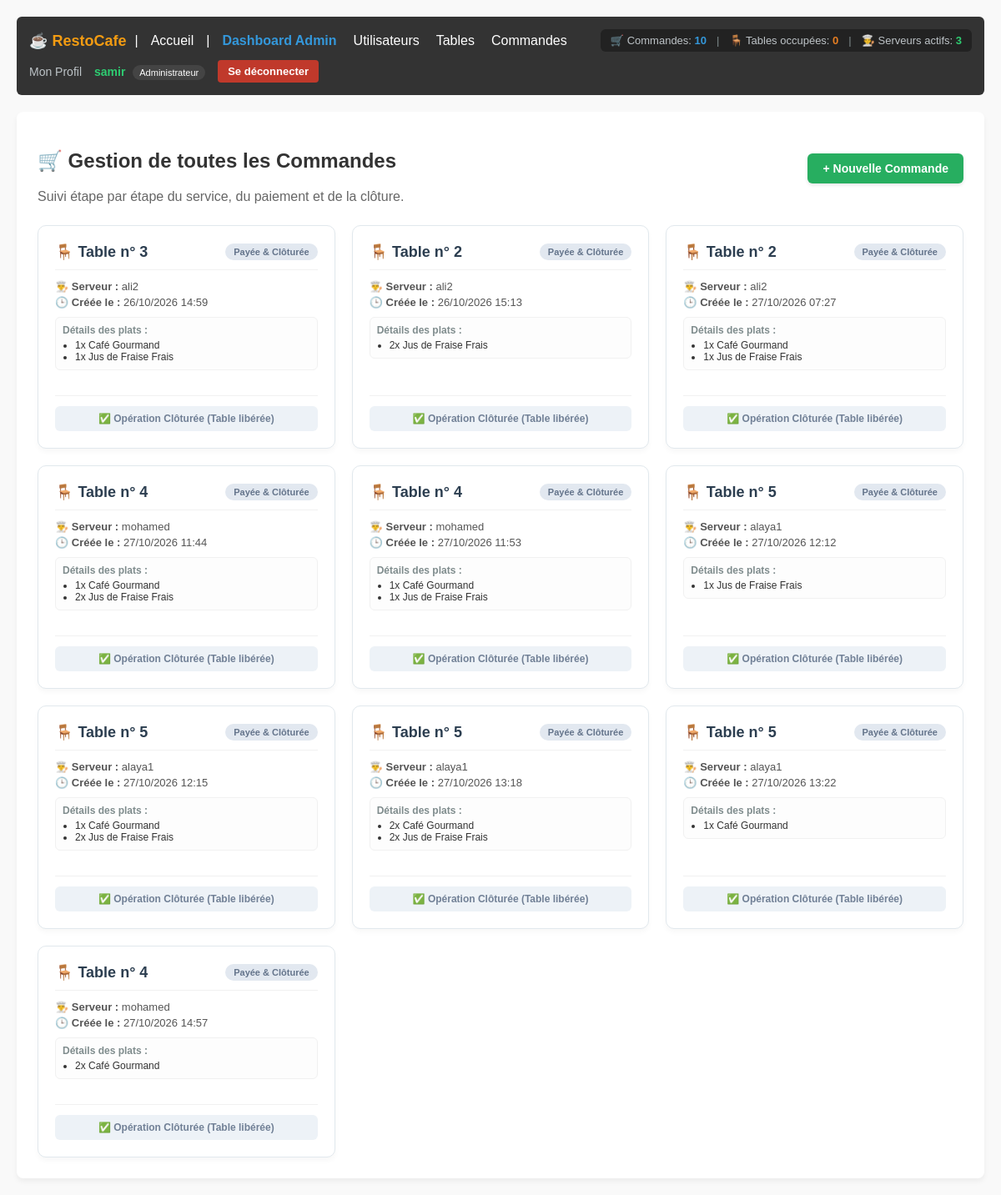
Page /commandes/ (signed in) on the committed database.
### accounts/models.py (models this page shows, shortened)
class User(AbstractUser):
  ROLE_CHOICES = (
      ('admin', 'Administrateur'),
      ('serveur', 'Serveur'),
      ('cuisine', 'Cuisinier'),
  )
  role = models.CharField(
      max_length=20, choices=ROLE_CHOICES, default='serveur'
  )
  tel = models.CharField(max_length=20, blank=True, null=True)
  photo = models.ImageField(upload_to='profils/', blank=True, null=True)

### commandes/models.py (models this page shows, shortened)
class Commande(models.Model):
    STATUT_CHOICES = (
        ('en_attente', 'En attente (Confirmée par serveur)'),
        ('en_preparation', 'En préparation (Cuisine)'),
        ('prete', 'Prête à servir'),
        ('servie', 'Servie à la table'),
        ('annulee', 'Annulée'),
        ('payee', 'Payée & Clôturée'),
    )
    table = models.ForeignKey(
        Table, on_delete=models.CASCADE, related_name='commandes'
    )
    serveur = models.ForeignKey(
        settings.AUTH_USER_MODEL,
        on_delete=models.SET_NULL,
        null=True,
        blank=True,
        related_name='commandes_gerees',
    )
    statut = models.CharField(
        max_length=20, choices=STATUT_CHOICES, default='en_attente'
    )
    date_creation = models.DateTimeField(auto_now_add=True)

class LigneCommande(models.Model):
    commande = models.ForeignKey(
        Commande, on_delete=models.CASCADE, related_name='lignes'
    )
    plat = models.ForeignKey(Plat, on_delete=models.CASCADE)
    quantite = models.PositiveIntegerField(default=1)

### tables/models.py (models this page shows, shortened)
class Table(models.Model):
  numero = models.IntegerField(unique=True)
  serveur = models.ForeignKey(
      settings.AUTH_USER_MODEL,
      on_delete=models.SET_NULL,
      null=True,
      blank=True,
      limit_choices_to={'role': 'serveur'},
      related_name='tables',
  )
  token_qr = models.UUIDField(default=uuid.uuid4, editable=False, unique=True)
  is_active = models.BooleanField(default=True)

### menu/models.py (models this page shows, shortened)
class Plat(models.Model):
    categorie = models.ForeignKey(
        Categorie, on_delete=models.CASCADE, related_name='plats'
    )
    nom = models.CharField(max_length=150)
    description = models.TextField(blank=True, null=True)
    prix = models.DecimalField(max_digits=6, decimal_places=2)
    disponible_du_jour = models.BooleanField(default=True)
    is_active = models.BooleanField(default=True)
    image = models.ImageField(upload_to='plats/', blank=True, null=True)

### commandes/views.py (the view)
# urls.py: path('', CommandeListView.as_view(), name='commande_list'),
@method_decorator(login_required, name='dispatch')
class CommandeListView(ListView):
    model = Commande
    template_name = 'commandes/commande_list.html'
    context_object_name = 'commandes'
    ordering = ['-date_creation']
    def get_queryset(self):
        user = self.request.user
        if user.is_superuser or getattr(user, 'role', '') == 'admin':
            return Commande.objects.all()
        elif getattr(user, 'role', '') == 'serveur':
            return Commande.objects.filter(
                Q(serveur=user) | Q(table__serveur=user)
            ).distinct()
        elif getattr(user, 'role', '') == 'cuisine':
            return Commande.objects.filter(statut__in=['en_attente', 'en_preparation', 'prete'])
        return Commande.objects.none()

### accounts/context_processors.py (called while the page is built)
def restaurant_stats(request):
    if not request.user.is_authenticated:
        return {}
    total_commandes = Commande.objects.count()
    tables_occupees = Table.objects.filter(
        commandes__statut__in=['en_attente', 'en_preparation', 'prete']
    ).distinct().count()
    serveurs_actifs = User.objects.filter(
        role='serveur',
        commandes_gerees__isnull=False
    ).distinct().count()
    serveurs_stats = User.objects.filter(role='serveur').prefetch_related('commandes_gerees')
    return {
        'stat_commandes': total_commandes,
        'stat_tables_occupees': tables_occupees,
        'stat_serveurs': serveurs_actifs,
        'serveurs_stats': serveurs_stats,
    }

### commandes/templates/commandes/commande_list.html (shortened to what this page needs)
{% extends 'base.html' %}
{% block content %}
    <div style="display: flex; justify-content: space-between; align-items: center; margin-bottom: 25px; flex-wrap: wrap; gap: 15px;">
        <div>
            <h2>🛒
                {% if user.role == 'serveur' %}
                    Mes Commandes ({{ user.username }})
                {% else %}
                    Gestion de toutes les Commandes
                {% endif %}
            </h2>
            <p style="color: #666; margin: 0;">Suivi étape par étape du service, du paiement et de la clôture.</p>
        </div>
        {% if user.role == 'serveur' or user.role == 'admin' or user.is_superuser %}
            <a href="{% url 'commandes:commande_add' %}" style="padding: 10px 18px; background: #27ae60; color: white; text-decoration: none; border-radius: 6px; font-weight: bold; font-size: 14px; box-shadow: 0 2px 4px rgba(0,0,0,0.1);">
                + Nouvelle Commande
            </a>
        {% endif %}
    </div>
    <div style="display: grid; grid-template-columns: repeat(auto-fit, minmax(320px, 1fr)); gap: 20px;">
        {% for cmd in commandes %}
            <div style="background: #ffffff; border: 1px solid #e1e8ed; border-radius: 10px; padding: 20px; box-shadow: 0 4px 6px rgba(0,0,0,0.03); display: flex; flex-direction: column; justify-content: space-between;">
                <div>
                    <div style="display: flex; justify-content: space-between; align-items: center; margin-bottom: 12px; border-bottom: 1px solid #f1f1f1; padding-bottom: 10px;">
                        <span style="font-size: 18px; font-weight: bold; color: #2c3e50;">
                            🪑 Table n° {{ cmd.table.numero }}
                        </span>
                        <span style="padding: 4px 10px; border-radius: 12px; font-size: 11px; font-weight: bold;
                            {% if cmd.statut == 'payee' %} background: #e2e8f0; color: #64748b;
                            {% elif cmd.statut == 'servie' %} background: #fef9e7; color: #b7950b;
                            {% elif cmd.statut == 'prete' %} background: #d4efdf; color: #27ae60;
                            {% elif cmd.statut == 'en_preparation' %} background: #fcf3cf; color: #d68910;
                            {% elif cmd.statut == 'annulee' %} background: #fadbd8; color: #c0392b;
                            {% else %} background: #ebf5fb; color: #2980b9; {% endif %}">
                            {{ cmd.get_statut_display }}
                        </span>
                    </div>
                    <div style="margin-bottom: 15px; font-size: 13px; color: #555;">
                        <p style="margin: 4px 0;"><strong>👨‍🍳 Serveur :</strong> {{ cmd.serveur.username|default:"Non assigné" }}</p>
                        <p style="margin: 4px 0;"><strong>🕒 Créée le :</strong> {{ cmd.date_creation|date:"d/m/Y H:i" }}</p>
                        {% if cmd.lignes.all %}
                            <div style="margin-top: 10px; background: #fdfdfd; border: 1px solid #f1f1f1; padding: 8px; border-radius: 6px;">
                                <strong style="font-size: 12px; color: #7f8c8d; display: block; margin-bottom: 4px;">Détails des plats :</strong>
                                <ul style="margin: 0; padding-left: 15px; font-size: 12px; color: #333;">
                                    {% for ligne in cmd.lignes.all %}
                                        <li>{{ ligne.quantite }}x {{ ligne.plat.nom }}</li>
                                    {% endfor %}
                                </ul>
                            </div>
                        {% endif %}
                    </div>
                </div>
                <div style="margin-top: 15px; border-top: 1px solid #f1f1f1; padding-top: 12px;">
                    {% if cmd.statut == 'en_attente' %}
                        <div style="text-align: center; color: #2980b9; font-size: 12px; font-weight: bold; padding: 6px; background: #ebf5fb; border-radius: 6px;">
                            ⏳ Confirmée par le serveur — En attente de la cuisine
                        </div>
                    {% elif cmd.statut == 'en_preparation' %}
                        <div style="text-align: center; color: #d68910; font-size: 12px; font-weight: bold; padding: 6px; background: #fcf3cf; border-radius: 6px;">
                            🍳 En cours de préparation en cuisine...
                        </div>
                    {% elif cmd.statut == 'payee' %}
                        <div style="text-align: center; color: #718096; font-size: 12px; font-weight: bold; padding: 8px; background: #edf2f7; border-radius: 6px;">
                            ✅ Opération Clôturée (Table libérée)
                        </div>
                    {% elif cmd.statut == 'annulee' %}
                        <div style="text-align: center; color: #c0392b; font-size: 12px; font-weight: bold; padding: 8px; background: #fadbd8; border-radius: 6px;">
                            ❌ Commande Annulée
                        </div>
                    {% endif %}
                </div>
            </div>
        {% empty %}
            <p style="grid-column: 1 / -1; color: #7f8c8d; text-align: center; padding: 40px; background: #fff; border-radius: 8px; border: 1px solid #e1e8ed;">
                Aucune commande enregistrée pour le moment.
            </p>
        {% endfor %}
    </div>
{% endblock %}

### templates/navbar.html (shortened to what this page needs)
<nav style="background: #333; color: #fff; padding: 15px; margin-bottom: 20px; border-radius: 6px; display: flex; justify-content: space-between; align-items: center; flex-wrap: wrap; gap: 10px;">
    <div style="display: flex; align-items: center; gap: 10px; flex-wrap: wrap;">
        <strong style="font-size: 18px; color: #f39c12;">☕ RestoCafe</strong> |
        <a href="{% url 'accounts:home' %}" style="color: #fff; text-decoration: none; margin: 0 5px;">Accueil</a>
        {% if user.is_authenticated %}
            |
            {% if user.role == 'admin' or user.is_superuser %}
                <a href="{% url 'accounts:admin_dashboard' %}" style="color: #3498db; text-decoration: none; margin: 0 5px; font-weight: bold;">Dashboard Admin</a>
                <a href="{% url 'accounts:user_list' %}" style="color: #fff; text-decoration: none; margin: 0 5px;">Utilisateurs</a>
                <a href="{% url 'tables:table_list' %}" style="color: #fff; text-decoration: none; margin: 0 5px;">Tables</a>
                <a href="{% url 'commandes:commande_list' %}" style="color: #fff; text-decoration: none; margin: 0 5px;">Commandes</a>
            {% elif user.role == 'cuisine' %}
                <a href="{% url 'commandes:cuisine_dashboard' %}" style="color: #f39c12; text-decoration: none; margin: 0 5px; font-weight: bold;">Dashboard Cuisine</a>
            {% endif %}
        {% endif %}
    </div>
    {% if user.is_authenticated %}
        <div style="display: flex; align-items: center; gap: 12px; background: #222; padding: 6px 12px; border-radius: 6px; font-size: 13px;">
            <span style="color: #bdc3c7;" title="Commandes totales">
                🛒 Commandes: <strong style="color: #3498db;">{{ stat_commandes|default:0 }}</strong>
            </span>
            <span style="color: #7f8c8d;">|</span>
            <span style="color: #bdc3c7;" title="Tables occupées">
                🪑 Tables occupées: <strong style="color: #e67e22;">{{ stat_tables_occupees|default:0 }}</strong>
            </span>
            <span style="color: #7f8c8d;">|</span>
            <span style="color: #bdc3c7;" title="Serveurs actifs">
                👨‍🍳 Serveurs actifs: <strong style="color: #2ecc71;">{{ stat_serveurs|default:0 }}</strong>
            </span>
        </div>
    {% endif %}
    <div style="display: flex; align-items: center; gap: 15px;">
        {% if user.is_authenticated %}
            <a href="{% url 'accounts:profile' %}" style="color: #bdc3c7; text-decoration: none; font-size: 14px;">Mon Profil</a>
            <span style="color: #2ecc71; font-size: 14px;">
                <strong>{{ user.username }}</strong>
                <span style="background: #444; color: #fff; padding: 3px 8px; border-radius: 10px; font-size: 11px; margin-left: 5px;">{{ user.get_role_display|default:user.role }}</span>
            </span>
            <form action="{% url 'accounts:logout' %}" method="post" style="display: inline; margin: 0;">
                <button type="submit" style="background: #c0392b; color: white; border: none; padding: 6px 12px; border-radius: 4px; cursor: pointer; font-size: 13px; font-weight: bold;">Se déconnecter</button>
            </form>
        {% else %}
            <span style="color: #e74c3c; font-size: 14px;">Non connecté</span>
            <a href="{% url 'accounts:login' %}" style="color: #fff; text-decoration: none; padding: 6px 12px; background: #2980b9; border-radius: 4px; font-size: 13px; font-weight: bold;">Connexion</a>
        {% endif %}
    </div>
</nav>

### templates/base.html (style rules this page uses)
body { font-family: Arial, sans-serif; margin: 0; padding: 20px; background-color: #f9f9f9; color: #333; }

### rows in the picture
User: username "samir", role "Administrateur"
Commande: table.numero "3", statut "Payée & Clôturée", serveur.username "ali2", date_creation "26/10/2026 14:59", shows "✅ Opération Clôturée (Table libérée)"
LigneCommande: quantite "1", plat.nom "Café Gourmand"
LigneCommande: quantite "1", plat.nom "Jus de Fraise Frais"
Commande: table.numero "2", statut "Payée & Clôturée", serveur.username "ali2", date_creation "26/10/2026 15:13", shows "✅ Opération Clôturée (Table libérée)"
LigneCommande: quantite "2", plat.nom "Jus de Fraise Frais"
Commande: table.numero "2", statut "Payée & Clôturée", serveur.username "ali2", date_creation "27/10/2026 07:27", shows "✅ Opération Clôturée (Table libérée)"
LigneCommande: quantite "1", plat.nom "Café Gourmand"
LigneCommande: quantite "1", plat.nom "Jus de Fraise Frais"
Commande: table.numero "4", statut "Payée & Clôturée", serveur.username "mohamed", date_creation "27/10/2026 11:44", shows "✅ Opération Clôturée (Table libérée)"
LigneCommande: quantite "1", plat.nom "Café Gourmand"
LigneCommande: quantite "2", plat.nom "Jus de Fraise Frais"
Commande: table.numero "4", statut "Payée & Clôturée", serveur.username "mohamed", date_creation "27/10/2026 11:53", shows "✅ Opération Clôturée (Table libérée)"
LigneCommande: quantite "1", plat.nom "Café Gourmand"
LigneCommande: quantite "1", plat.nom "Jus de Fraise Frais"
Commande: table.numero "5", statut "Payée & Clôturée", serveur.username "alaya1", date_creation "27/10/2026 12:12", shows "✅ Opération Clôturée (Table libérée)"
LigneCommande: quantite "1", plat.nom "Jus de Fraise Frais"
Commande: table.numero "5", statut "Payée & Clôturée", serveur.username "alaya1", date_creation "27/10/2026 12:15", shows "✅ Opération Clôturée (Table libérée)"
LigneCommande: quantite "1", plat.nom "Café Gourmand"
LigneCommande: quantite "2", plat.nom "Jus de Fraise Frais"
Commande: table.numero "5", statut "Payée & Clôturée", serveur.username "alaya1", date_creation "27/10/2026 13:18", shows "✅ Opération Clôturée (Table libérée)"
LigneCommande: quantite "2", plat.nom "Café Gourmand"
LigneCommande: quantite "2", plat.nom "Jus de Fraise Frais"
Commande: table.numero "5", statut "Payée & Clôturée", serveur.username "alaya1", date_creation "27/10/2026 13:22", shows "✅ Opération Clôturée (Table libérée)"
LigneCommande: quantite "1", plat.nom "Café Gourmand"
Commande: table.numero "4", statut "Payée & Clôturée", serveur.username "mohamed", date_creation "27/10/2026 14:57", shows "✅ Opération Clôturée (Table libérée)"
LigneCommande: quantite "2", plat.nom "Café Gourmand"

### other values in the picture
{{ stat_commandes|default:0 }} "10"
{{ stat_tables_occupees|default:0 }} "0"
{{ stat_serveurs|default:0 }} "3"
